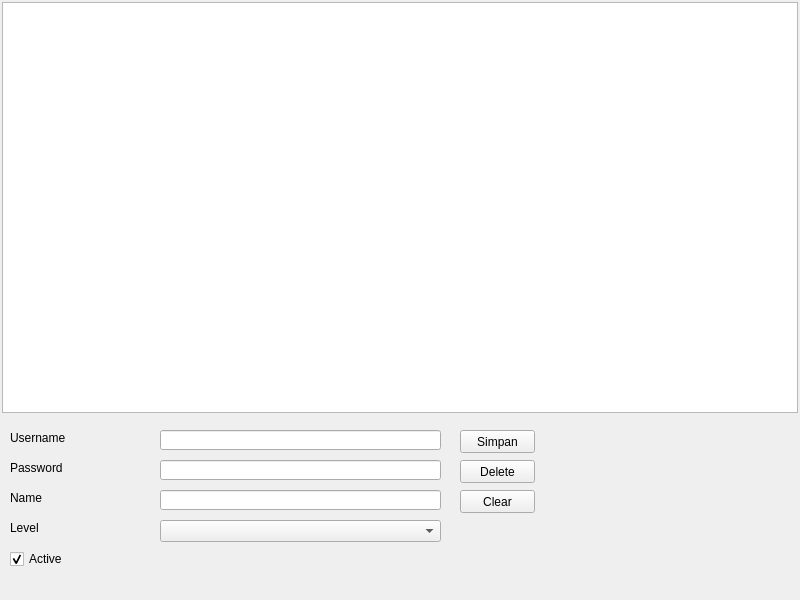
<?xml version="1.0" encoding="UTF-8"?>
<ui version="4.0">
 <class>Form</class>
 <widget class="QWidget" name="Form">
  <property name="windowModality">
   <enum>Qt::ApplicationModal</enum>
  </property>
  <property name="geometry">
   <rect>
    <x>0</x>
    <y>0</y>
    <width>800</width>
    <height>600</height>
   </rect>
  </property>
  <property name="sizePolicy">
   <sizepolicy hsizetype="Expanding" vsizetype="Expanding">
    <horstretch>0</horstretch>
    <verstretch>0</verstretch>
   </sizepolicy>
  </property>
  <property name="windowTitle">
   <string>Form</string>
  </property>
  <widget class="QTableView" name="tvUser">
   <property name="geometry">
    <rect>
     <x>2</x>
     <y>2</y>
     <width>796</width>
     <height>411</height>
    </rect>
   </property>
   <property name="editTriggers">
    <set>QAbstractItemView::NoEditTriggers</set>
   </property>
   <property name="selectionBehavior">
    <enum>QAbstractItemView::SelectRows</enum>
   </property>
  </widget>
  <widget class="QLabel" name="label">
   <property name="geometry">
    <rect>
     <x>10</x>
     <y>430</y>
     <width>121</width>
     <height>16</height>
    </rect>
   </property>
   <property name="text">
    <string>Username</string>
   </property>
  </widget>
  <widget class="QLabel" name="label_2">
   <property name="geometry">
    <rect>
     <x>10</x>
     <y>460</y>
     <width>131</width>
     <height>16</height>
    </rect>
   </property>
   <property name="text">
    <string>Password</string>
   </property>
  </widget>
  <widget class="QLabel" name="label_3">
   <property name="geometry">
    <rect>
     <x>10</x>
     <y>490</y>
     <width>131</width>
     <height>16</height>
    </rect>
   </property>
   <property name="text">
    <string>Name</string>
   </property>
  </widget>
  <widget class="QLabel" name="label_4">
   <property name="geometry">
    <rect>
     <x>10</x>
     <y>520</y>
     <width>131</width>
     <height>16</height>
    </rect>
   </property>
   <property name="text">
    <string>Level</string>
   </property>
  </widget>
  <widget class="QComboBox" name="cbbLevel">
   <property name="geometry">
    <rect>
     <x>160</x>
     <y>520</y>
     <width>281</width>
     <height>22</height>
    </rect>
   </property>
  </widget>
  <widget class="QCheckBox" name="cbActive">
   <property name="geometry">
    <rect>
     <x>10</x>
     <y>550</y>
     <width>131</width>
     <height>18</height>
    </rect>
   </property>
   <property name="text">
    <string>Active</string>
   </property>
   <property name="checked">
    <bool>true</bool>
   </property>
  </widget>
  <widget class="QPushButton" name="btnSave">
   <property name="geometry">
    <rect>
     <x>460</x>
     <y>430</y>
     <width>75</width>
     <height>23</height>
    </rect>
   </property>
   <property name="text">
    <string>Simpan</string>
   </property>
  </widget>
  <widget class="QPushButton" name="btnDelete">
   <property name="geometry">
    <rect>
     <x>460</x>
     <y>460</y>
     <width>75</width>
     <height>23</height>
    </rect>
   </property>
   <property name="text">
    <string>Delete</string>
   </property>
  </widget>
  <widget class="QLineEdit" name="edUsername">
   <property name="geometry">
    <rect>
     <x>160</x>
     <y>430</y>
     <width>281</width>
     <height>20</height>
    </rect>
   </property>
  </widget>
  <widget class="QLineEdit" name="edPassword">
   <property name="geometry">
    <rect>
     <x>160</x>
     <y>460</y>
     <width>281</width>
     <height>20</height>
    </rect>
   </property>
   <property name="echoMode">
    <enum>QLineEdit::Password</enum>
   </property>
  </widget>
  <widget class="QLineEdit" name="edName">
   <property name="geometry">
    <rect>
     <x>160</x>
     <y>490</y>
     <width>281</width>
     <height>20</height>
    </rect>
   </property>
  </widget>
  <widget class="QPushButton" name="btnClear">
   <property name="geometry">
    <rect>
     <x>460</x>
     <y>490</y>
     <width>75</width>
     <height>23</height>
    </rect>
   </property>
   <property name="text">
    <string>Clear</string>
   </property>
  </widget>
 </widget>
 <tabstops>
  <tabstop>edUsername</tabstop>
  <tabstop>edPassword</tabstop>
  <tabstop>edName</tabstop>
  <tabstop>cbbLevel</tabstop>
  <tabstop>cbActive</tabstop>
  <tabstop>btnSave</tabstop>
  <tabstop>btnDelete</tabstop>
  <tabstop>btnClear</tabstop>
  <tabstop>tvUser</tabstop>
 </tabstops>
 <resources/>
 <connections/>
</ui>
